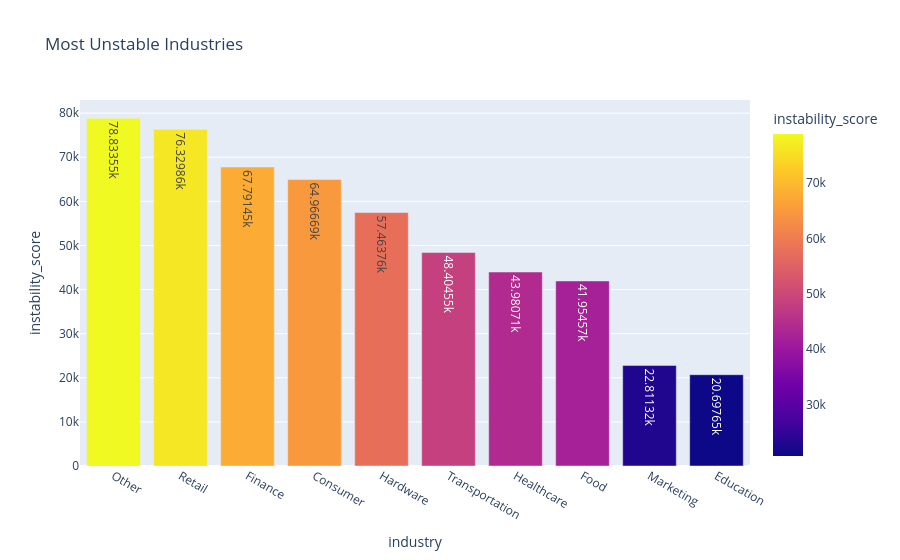

Notebook code cell kept with this figure:
### Code cell
fig = px.bar(
    industry_instability.head(10),
    x="industry",
    y="instability_score",
    title="Most Unstable Industries",
    color="instability_score",
    text_auto=True
)

fig.show()

### Figure 1 — Plotly figure (JSON) as saved in the notebook; plotly's stock layout.template omitted (floating-point values rounded to 4 significant figures)
{"data": [{"hovertemplate": "industry=%{x}<br>instability_score=%{marker.color}<extra></extra>", "legendgroup": "", "marker": {"color": [78830.0, 76330.0, 67790.0, 64970.0, 57460.0, 48400.0, 43980.0, 41950.0, 22810.0, 20700.0], "coloraxis": "coloraxis", "pattern": {"shape": ""}}, "name": "", "orientation": "v", "showlegend": false, "textposition": "auto", "texttemplate": "%{y}", "type": "bar", "x": ["Other", "Retail", "Finance", "Consumer", "Hardware", "Transportation", "Healthcare", "Food", "Marketing", "Education"], "xaxis": "x", "y": [78830.0, 76330.0, 67790.0, 64970.0, 57460.0, 48400.0, 43980.0, 41950.0, 22810.0, 20700.0], "yaxis": "y"}], "layout": {"barmode": "relative", "coloraxis": {"colorbar": {"title": {"text": "instability_score"}}, "colorscale": [[0, "#0d0887"], [0.1111, "#46039f"], [0.2222, "#7201a8"], [0.3333, "#9c179e"], [0.4444, "#bd3786"], [0.5556, "#d8576b"], [0.6667, "#ed7953"], [0.7778, "#fb9f3a"], [0.8889, "#fdca26"], [1, "#f0f921"]]}, "legend": {"tracegroupgap": 0}, "title": {"text": "Most Unstable Industries"}, "xaxis": {"anchor": "y", "domain": [0, 1], "title": {"text": "industry"}}, "yaxis": {"anchor": "x", "domain": [0, 1], "title": {"text": "instability_score"}}}}
